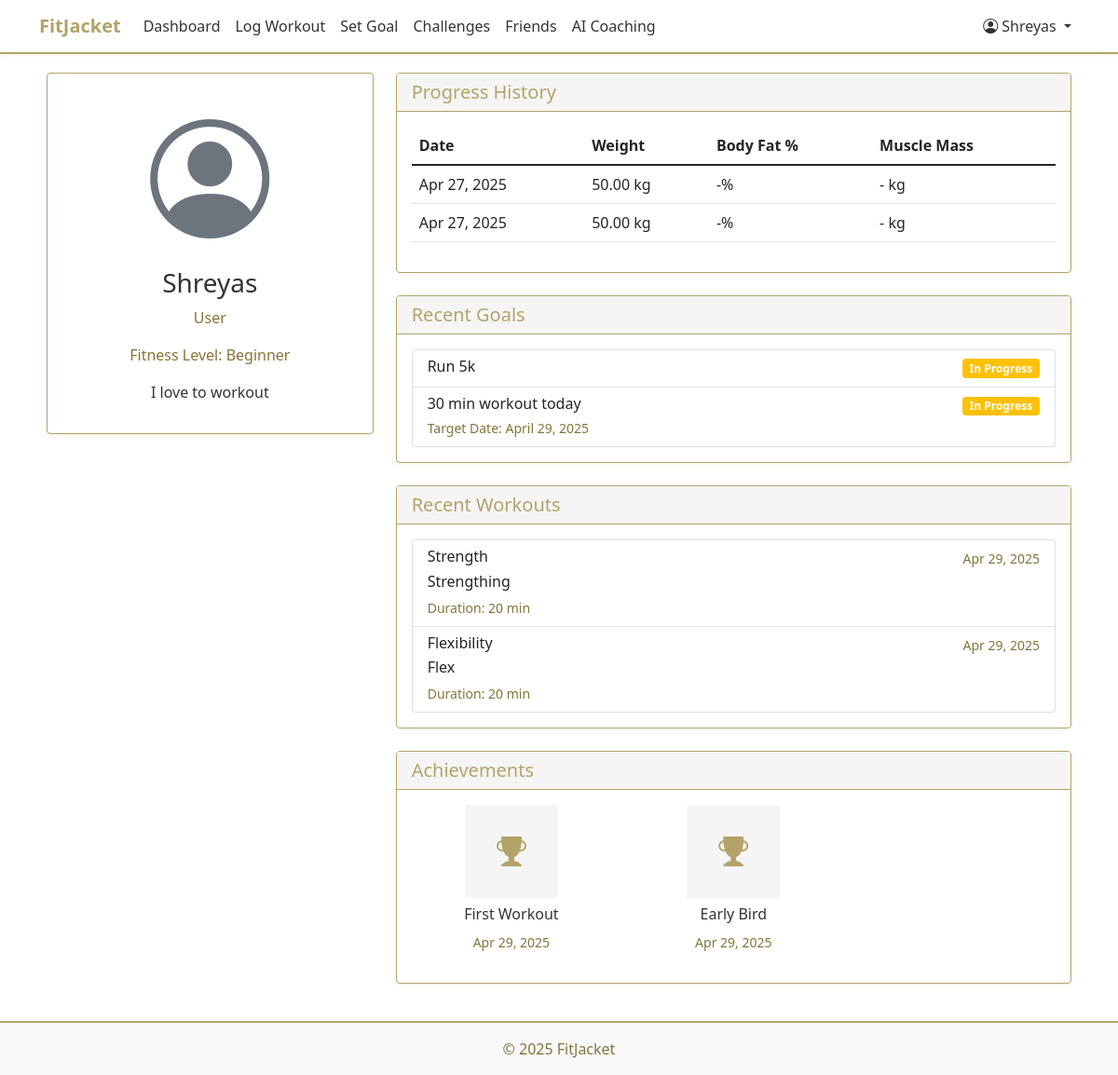
The app's page /profile/ (signed in) with its own data.
### fitness/models.py (models this page shows, shortened)
class CustomUser(AbstractUser):
    USER_TYPE_CHOICES = (
        ('user', 'User'),
        ('coach', 'Coach'),
    )
    user_type = models.CharField(max_length=10, choices=USER_TYPE_CHOICES, default='user')
    bio = models.TextField(blank=True)
    profile_picture = models.ImageField(upload_to='profile_pictures/', null=True, blank=True)
    fitness_level = models.CharField(max_length=20, choices=(
        ('beginner', 'Beginner'),
        ('intermediate', 'Intermediate'),
        ('advanced', 'Advanced'),
    ), default='beginner')
    friends = models.ManyToManyField('self', symmetrical=False, blank=True)

class ProgressStats(models.Model):
    user = models.ForeignKey(CustomUser, on_delete=models.CASCADE)
    date = models.DateField()
    weight = models.DecimalField(max_digits=5, decimal_places=2, null=True, blank=True)
    body_fat_percentage = models.DecimalField(max_digits=4, decimal_places=2, null=True, blank=True)
    muscle_mass = models.DecimalField(max_digits=5, decimal_places=2, null=True, blank=True)
    notes = models.TextField(blank=True)

class Goal(models.Model):
    user = models.ForeignKey(CustomUser, on_delete=models.CASCADE)
    description = models.TextField()
    created_at = models.DateTimeField(auto_now_add=True)
    target_date = models.DateField(null=True, blank=True)
    is_completed = models.BooleanField(default=False)
    coach_feedback = models.TextField(blank=True, null=True)

class Workout(models.Model):
    WORKOUT_TYPES = (
        ('cardio', 'Cardio'),
        ('strength', 'Strength Training'),
        ('flexibility', 'Flexibility'),
        ('hiit', 'HIIT'),
        ('other', 'Other'),
    )
    user = models.ForeignKey(CustomUser, on_delete=models.CASCADE)
    workout_type = models.CharField(max_length=20, choices=WORKOUT_TYPES)
    description = models.TextField()
    duration = models.IntegerField(help_text="Duration in minutes")
    calories_burned = models.IntegerField(null=True, blank=True)
    created_at = models.DateTimeField(auto_now_add=True)
    coach_feedback = models.TextField(blank=True, null=True)
    location = models.CharField(max_length=255, blank=True, null=True)

class UserAchievement(models.Model):
    user = models.ForeignKey(CustomUser, on_delete=models.CASCADE)
    achievement = models.ForeignKey(Achievement, on_delete=models.CASCADE)
    earned_at = models.DateTimeField(auto_now_add=True)

class Achievement(models.Model):
    name = models.CharField(max_length=100)
    description = models.TextField()
    badge_image = models.ImageField(upload_to='achievement_badges/', null=True, blank=True)
    criteria = models.TextField(help_text="Description of how to earn this achievement")

### fitness/views.py (the view)
# urls.py: path('profile/', views.profile, name='profile'),
@login_required
def profile(request):
    user = request.user
    goals = Goal.objects.filter(user=user)
    workouts = Workout.objects.filter(user=user)
    achievements = UserAchievement.objects.filter(user=user)
    progress_stats = ProgressStats.objects.filter(user=user).order_by('-date')[:5]
    return render(request, 'fitness/profile.html', {
        'user': user,
        'goals': goals,
        'workouts': workouts,
        'achievements': achievements,
        'progress_stats': progress_stats
    })

### fitness/templates/fitness/profile.html (shortened to what this page needs)
{% extends 'fitness/base.html' %}
{% block content %}
<div class="row">
    <div class="col-md-4">
        <div class="card">
            <div class="card-body text-center">
                {% if user.profile_picture %}
                    <img src="{{ user.profile_picture.url }}" alt="Profile Picture" class="rounded-circle img-fluid mb-3" style="max-width: 200px;">
                {% else %}
                    <i class="bi bi-person-circle" style="font-size: 8rem; color: #6c757d;"></i>
                {% endif %}
                <h3>{{ user.username }}</h3>
                <p class="text-muted">{{ user.get_user_type_display }}</p>
                <p class="text-muted">Fitness Level: {{ user.get_fitness_level_display }}</p>
                {% if user.bio %}
                    <p>{{ user.bio }}</p>
                {% endif %}
            </div>
        </div>
    </div>
    <div class="col-md-8">
        <div class="card mb-4">
            <div class="card-header">
                <h5 class="mb-0">Progress History</h5>
            </div>
            <div class="card-body">
                {% if progress_stats %}
                    <div class="table-responsive">
                        <table class="table">
                            <thead>
                                <tr>
                                    <th>Date</th>
                                    <th>Weight</th>
                                    <th>Body Fat %</th>
                                    <th>Muscle Mass</th>
                                </tr>
                            </thead>
                            <tbody>
                                {% for stat in progress_stats %}
                                    <tr>
                                        <td>{{ stat.date|date:"M d, Y" }}</td>
                                        <td>{{ stat.weight|default:"-" }} kg</td>
                                        <td>{{ stat.body_fat_percentage|default:"-" }}%</td>
                                        <td>{{ stat.muscle_mass|default:"-" }} kg</td>
                                    </tr>
                                {% endfor %}
                            </tbody>
                        </table>
                    </div>
                {% else %}
                    <p class="text-muted">No progress stats recorded yet.</p>
                {% endif %}
            </div>
        </div>
        <div class="card mb-4">
            <div class="card-header">
                <h5 class="mb-0">Recent Goals</h5>
            </div>
            <div class="card-body">
                {% if goals %}
                    <div class="list-group">
                        {% for goal in goals|slice:":5" %}
                            <div class="list-group-item">
                                <div class="d-flex justify-content-between align-items-center">
                                    <h6 class="mb-1">{{ goal.description }}</h6>
                                    <span class="badge {% if goal.is_completed %}bg-success{% else %}bg-warning{% endif %}">
                                        {% if goal.is_completed %}Completed{% else %}In Progress{% endif %}
                                    </span>
                                </div>
                                {% if goal.target_date %}
                                    <small class="text-muted">Target Date: {{ goal.target_date }}</small>
                                {% endif %}
                            </div>
                        {% endfor %}
                    </div>
                {% else %}
                    <p class="text-muted">No goals set yet.</p>
                {% endif %}
            </div>
        </div>
        <div class="card mb-4">
            <div class="card-header">
                <h5 class="mb-0">Recent Workouts</h5>
            </div>
            <div class="card-body">
                {% if workouts %}
                    <div class="list-group">
                        {% for workout in workouts|slice:":5" %}
                            <div class="list-group-item">
                                <div class="d-flex justify-content-between align-items-center">
                                    <h6 class="mb-1">{{ workout.workout_type|title }}</h6>
                                    <small class="text-muted">{{ workout.created_at|date:"M d, Y" }}</small>
                                </div>
                                <p class="mb-1">{{ workout.description }}</p>
                                <small class="text-muted">
                                    Duration: {{ workout.duration }} min
                                </small>
                            </div>
                        {% endfor %}
                    </div>
                {% else %}
                    <p class="text-muted">No workouts logged yet.</p>
                {% endif %}
            </div>
        </div>
        <div class="card">
            <div class="card-header">
                <h5 class="mb-0">Achievements</h5>
            </div>
            <div class="card-body">
                {% if achievements %}
                    <div class="row">
                        {% for achievement in achievements|slice:":6" %}
                            <div class="col-md-4 mb-3">
                                <div class="text-center">
                                    {% if achievement.achievement.badge_image %}
                                        <img src="{{ achievement.achievement.badge_image.url }}"
                                             alt="{{ achievement.achievement.name }}"
                                             class="img-fluid mb-2"
                                             style="max-width: 100px;">
                                    {% else %}
                                        <div class="achievement-placeholder mb-2" style="width: 100px; height: 100px; background-color: var(--light-gray); display: flex; align-items: center; justify-content: center; margin: 0 auto;">
                                            <i class="bi bi-trophy-fill" style="font-size: 2rem; color: var(--gt-gold);"></i>
                                        </div>
                                    {% endif %}
                                    <h6>{{ achievement.achievement.name }}</h6>
                                    <small class="text-muted">{{ achievement.earned_at|date:"M d, Y" }}</small>
                                </div>
                            </div>
                        {% endfor %}
                    </div>
                {% else %}
                    <p class="text-muted">No achievements earned yet.</p>
                {% endif %}
            </div>
        </div>
    </div>
</div>
{% endblock %}

### fitness/templates/fitness/base.html (shortened to what this page needs)
<!DOCTYPE html>
<html lang="en">
<head>
    <link href="https://cdn.jsdelivr.net/npm/bootstrap@5.1.3/dist/css/bootstrap.min.css" rel="stylesheet">
    <link rel="stylesheet" href="https://cdn.jsdelivr.net/npm/bootstrap-icons@1.7.2/font/bootstrap-icons.css">
</head>
<body>
    <nav class="navbar navbar-expand-lg navbar-light bg-light">
        <div class="container">
            <a class="navbar-brand" href="{% url 'home' %}">FitJacket</a>
            <div class="collapse navbar-collapse" id="navbarNav">
                <ul class="navbar-nav me-auto">
                    {% if user.is_authenticated %}
                        <li class="nav-item">
                            <a class="nav-link" href="{% url 'dashboard' %}">Dashboard</a>
                        </li>
                        <li class="nav-item">
                            <a class="nav-link" href="{% url 'log_workout' %}">Log Workout</a>
                        </li>
                        <li class="nav-item">
                            <a class="nav-link" href="{% url 'set_goal' %}">Set Goal</a>
                        </li>
                        <li class="nav-item">
                            <a class="nav-link" href="{% url 'challenges' %}">Challenges</a>
                        </li>
                        <li class="nav-item">
                            <a class="nav-link" href="{% url 'friends' %}">Friends</a>
                        </li>
                        <li class="nav-item">
                            <a class="nav-link" href="{% url 'ai_coaching' %}">AI Coaching</a>
                        </li>
                    {% endif %}
                </ul>
                <ul class="navbar-nav">
                    {% if user.is_authenticated %}
                        <li class="nav-item dropdown">
                            <a class="nav-link dropdown-toggle" href="#" id="navbarDropdown" role="button" data-bs-toggle="dropdown">
                                <i class="bi bi-person-circle"></i> {{ user.username }}
                            </a>
                        </li>
                    {% endif %}
                </ul>
            </div>
        </div>
    </nav>
    <div class="container main-content">
        {% block content %}
        {% endblock %}
    </div>
    <footer class="footer mt-auto py-3 bg-light">
        <div class="container text-center">
            <span class="text-muted">© 2025 FitJacket</span>
        </div>
    </footer>
</body>
</html>

### fitness/templates/fitness/base.html (style rules this page uses)
:root { --gt-gold: #B3A369; --gt-dark-gold: #857437; --white: #FFFFFF; --light-gray: #F5F5F5; --dark-gray: #333333; }
html, body { height: 100%; margin: 0; background-color: var(--white); color: var(--dark-gray); }
body { display: flex; flex-direction: column; }
.navbar { background-color: var(--white) !important; border-bottom: 2px solid var(--gt-gold); box-shadow: 0 2px 4px rgba(179, 163, 105, 0.1); }
.navbar-brand { font-weight: bold; color: var(--gt-gold) !important; }
.nav-link { color: var(--dark-gray) !important; }
.main-content { padding: 20px; flex: 1 0 auto; }
.card { margin-bottom: 20px; background-color: var(--white); border: 1px solid var(--gt-gold); box-shadow: 0 2px 4px rgba(179, 163, 105, 0.1); }
.card-header { background-color: var(--light-gray); color: var(--gt-gold); font-weight: bold; border-bottom: 1px solid var(--gt-gold); }
.footer { flex-shrink: 0; width: 100%; background-color: var(--white); border-top: 2px solid var(--gt-gold); }
.text-muted { color: var(--gt-dark-gold) !important; }

### records on screen
CustomUser: username "Shreyas", user_type "User", fitness_level "Beginner", bio "I love to workout"
ProgressStats: date "Apr 27, 2025", weight "50.00", body_fat_percentage "-", muscle_mass "-"
ProgressStats: date "Apr 27, 2025", weight "50.00", body_fat_percentage "-", muscle_mass "-"
Goal: description "Run 5k", is_completed "In Progress"
Goal: description "30 min workout today", is_completed "In Progress", target_date "April 29, 2025"
Workout: workout_type "Strength", created_at "Apr 29, 2025", description "Strengthing", duration "20"
Workout: workout_type "Flexibility", created_at "Apr 29, 2025", description "Flex", duration "20"
UserAchievement: achievement.name "First Workout", earned_at "Apr 29, 2025"
UserAchievement: achievement.name "Early Bird", earned_at "Apr 29, 2025"
